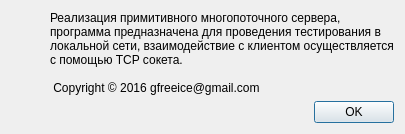
<?xml version="1.0" encoding="UTF-8"?>
<ui version="4.0">
 <class>AboutDialog</class>
 <widget class="QDialog" name="AboutDialog">
  <property name="geometry">
   <rect>
    <x>0</x>
    <y>0</y>
    <width>405</width>
    <height>129</height>
   </rect>
  </property>
  <property name="sizePolicy">
   <sizepolicy hsizetype="Fixed" vsizetype="Fixed">
    <horstretch>0</horstretch>
    <verstretch>0</verstretch>
   </sizepolicy>
  </property>
  <property name="windowTitle">
   <string>О программе</string>
  </property>
  <layout class="QVBoxLayout" name="verticalLayout">
   <item>
    <layout class="QHBoxLayout" name="horizontalLayout">
     <item>
      <widget class="QLabel" name="label_1">
       <property name="text">
        <string/>
       </property>
       <property name="pixmap">
        <pixmap resource="img.qrc">:/img/server.png</pixmap>
       </property>
      </widget>
     </item>
     <item>
      <widget class="QLabel" name="label">
       <property name="text">
        <string>Реализация примитивного многопоточного сервера,
программа предназначена для проведения тестирования в 
локальной сети, взаимодействие с клиентом осуществляется
с помощью TCP сокета. 

 Copyright © 2016 gfreeice@gmail.com</string>
       </property>
      </widget>
     </item>
    </layout>
   </item>
   <item>
    <layout class="QHBoxLayout" name="horizontalLayout_2">
     <item>
      <spacer name="horizontalSpacer">
       <property name="orientation">
        <enum>Qt::Horizontal</enum>
       </property>
       <property name="sizeHint" stdset="0">
        <size>
         <width>308</width>
         <height>20</height>
        </size>
       </property>
      </spacer>
     </item>
     <item>
      <widget class="QPushButton" name="pb_accept">
       <property name="text">
        <string>OK</string>
       </property>
      </widget>
     </item>
    </layout>
   </item>
  </layout>
 </widget>
 <resources>
  <include location="img.qrc"/>
 </resources>
 <connections>
  <connection>
   <sender>pb_accept</sender>
   <signal>clicked()</signal>
   <receiver>AboutDialog</receiver>
   <slot>accept()</slot>
   <hints>
    <hint type="sourcelabel">
     <x>149</x>
     <y>70</y>
    </hint>
    <hint type="destinationlabel">
     <x>173</x>
     <y>331</y>
    </hint>
   </hints>
  </connection>
 </connections>
</ui>
